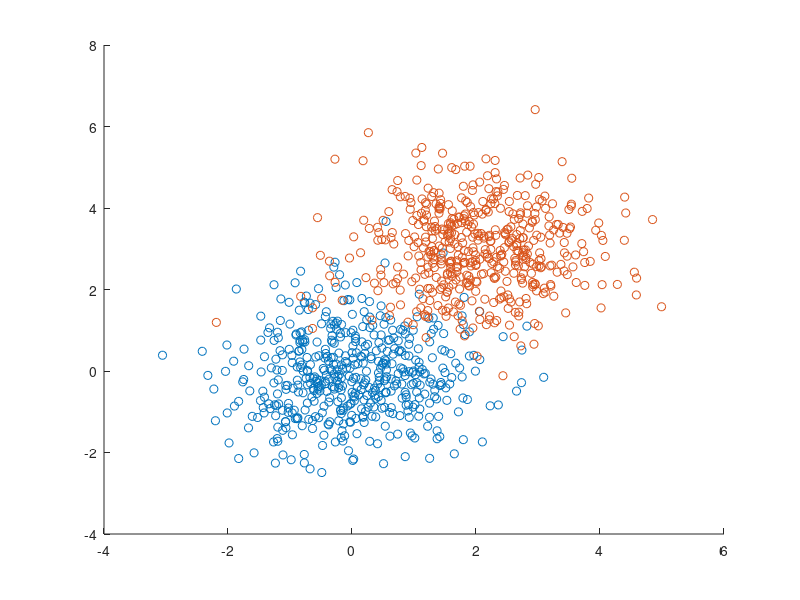

Recreate this plot in MATLAB. (Note: this script raises an error after producing the figure.)
% This is the code for soft margin SVM + kernel classifier. In soft-margin SVM we
% allow some sample of the data to pass the decision boundry. The parameter
% gamma controls who much off-boubry samples are tolerated. The data
% sanmples are also applied to a kernel.
%
% Record of Revisions :
%      Date           Programmer          Description of Change
%      ====           ==========          =====================
%  Dec 10th 2019    Mehrdad Kashefi           original code 
% ...................................................................
% define variables:
%.............................................
clear;
clc;
close all;

% Class_1
mu = [0,0];    % Mean
sigma = [1,0;0,1];  % Covariance
class_1 = mvnrnd(mu,sigma,500); 
% Class_1
mu = [2,3];    % Mean
sigma = [1,0;0,1];  % Covariance
class_2 = mvnrnd(mu,sigma,500); 

data = [class_1;class_2];
label = [ones(500,1);-1*ones(500,1)];


figure(1)
scatter(data(label==1,1),data(label==1,2),'bx');
hold on
scatter(data(label==-1,1),data(label==-1,2),'rx');
disp(['Num class_1: ', num2str(sum(label==1)), ' Num class_2: ', num2str(sum(label==-1))])


X = data';
y = label;


gauss_kernel = @(x1,x2,sigma) exp( (-norm(x1-x2)^2)/sigma );
linear_kernel = @(x1,x2) (x1'*x2)^2;

M = (X.*y')' * (X.*y');
XX = X.*y';

M_kernel = zeros(size(M));
for i = 1:size(M_kernel,1)
    for j = 1:size(M_kernel,2)
        M_kernel(i,j) = linear_kernel(XX(:,i),XX(:,j));
    end
end

H = M_kernel;
f = -ones(length(y) ,1)';
A = [];
b = [];
Aeq = y';
beq = 0;
lb = zeros(length(y),1);
ub = 0.1*ones(length(y),1);
options = optimoptions('quadprog','Display','iter');

a = quadprog(H,f,A,b,Aeq,beq,lb,ub,[],options);

sup = a>0.01;
sup_inx = find(sup==1);

figure(1)
hold on
scatter(X(1,sup), X(2,sup),'ko','LineWidth',1.5)

% Calculate B0
temp = 0;
for i = 1:length(sup_inx)
    temp = temp +linear_kernel(X(:,sup_inx(1)), X(:,sup_inx(i)))*y(sup_inx(i))*a(sup_inx(i));
end
beta0 = y(sup_inx(1)) - temp;

% Predict each point
y_pred = zeros(length(X),1);
for i = 1: length(X)
    temp = 0;
    for j = 1:length(sup_inx)
        temp = temp + linear_kernel(X(:,i), X(:,sup_inx(j)))*y(sup_inx(j))*a(sup_inx(j)) ;
    end
    y_pred(i) = temp + beta0;
end

y_pred(y_pred>=0) = 1;
y_pred(y_pred<0) = -1;

Acc = sum(y==y_pred)/length(y_pred);
disp(['Accuracy in test data: ', num2str(Acc*100)])

% Plot Decision boundry for linear kernel
X = X.^2;
beta = (X.*y')*a;
% for subpport vectors:
beta0 = y(sup_inx(1)) - beta'*X(:,sup_inx(1));

x = linspace(-1,1,100);
f = @(x) sqrt(-(x.^2*beta(1) + beta0)/beta(2));
figure(1)
hold on
plot(x,f(x),'g--','LineWidth',2,'DisplayName','Boundary')
